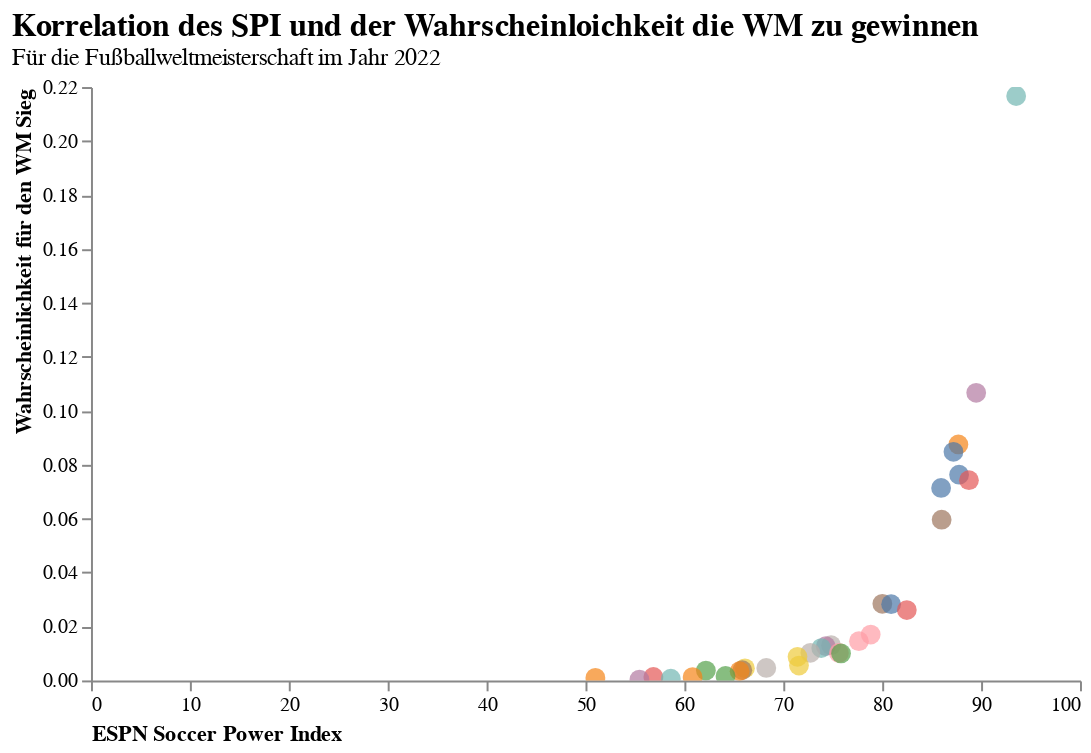

Here is the notebook cell this chart was saved with:
### Code cell
%matplotlib inline
import altair as alt

# Visualize the data
alt.Chart(df).mark_circle(size=100).encode(
    x=alt.X('spi',
            axis=alt.Axis(title='ESPN Soccer Power Index',
                          labelAngle=0,
                          titleAnchor='start',
                          grid=False)),
    y=alt.Y('win_league',
            axis=alt.Axis(title='Wahrscheinlichkeit für den WM Sieg',
                          titleAnchor='end',
                          grid=False)),
    color=alt.Color('team', legend=None),
    tooltip=['team', 'spi', 'win_league']

).properties(
    title={'text':'Korrelation des SPI und der Wahrscheinloichkeit die WM zu gewinnen','subtitle':'Für die Fußballweltmeisterschaft im Jahr 2022'},  
    width=500,
    height=300
).configure_view(
    strokeWidth=0
).configure_title( 
    fontSize=16,
    font='Arial',
    color='black',
    anchor='start'
).interactive()

### Figure 1 — Vega-Lite specification as saved in the notebook (floating-point values rounded to 4 significant figures)
{"config": {"view": {"continuousWidth": 400, "continuousHeight": 300, "strokeWidth": 0}, "title": {"anchor": "start", "color": "black", "font": "Arial", "fontSize": 16}}, "data": {"name": "data-56baa678e382e6af0ea107f7f4af628d"}, "mark": {"type": "circle", "size": 100}, "encoding": {"color": {"field": "team", "legend": null, "type": "nominal"}, "tooltip": [{"field": "team", "type": "nominal"}, {"field": "spi", "type": "quantitative"}, {"field": "win_league", "type": "quantitative"}], "x": {"axis": {"grid": false, "labelAngle": 0, "title": "ESPN Soccer Power Index", "titleAnchor": "start"}, "field": "spi", "type": "quantitative"}, "y": {"axis": {"grid": false, "title": "Wahrscheinlichkeit für den WM Sieg", "titleAnchor": "end"}, "field": "win_league", "type": "quantitative"}}, "height": 300, "selection": {"selector001": {"type": "interval", "bind": "scales", "encodings": ["x", "y"]}}, "title": {"text": "Korrelation des SPI und der Wahrscheinloichkeit die WM zu gewinnen", "subtitle": "Für die Fußballweltmeisterschaft im Jahr 2022"}, "width": 500, "$schema": "https://vega.github.io/schema/vega-lite/v4.17.0.json", "datasets": {"data-56baa678e382e6af0ea107f7f4af628d": [{"forecast_timestamp": "2022-11-16T16:00:55+00:00", "team": "Brazil", "group": "G", "spi": 93.55, "global_o": 3.222, "global_d": 0.2963, "sim_wins": 2.115, "sim_ties": 0.5946, "sim_losses": 0.2907, "sim_goal_diff": 4.463, "goals_scored": 6.302, "goals_against": 1.839, "group_1": 0.7164, "group_2": 0.1941, "group_3": 0.06846, "group_4": 0.02109, "make_round_of_16": 0.9104, "make_quarters": 0.6887, "make_semis": 0.4638, "make_final": 0.3248, "win_league": 0.2167, "timestamp": "2022-12-14T20:56:18+00:00"}, {"forecast_timestamp": "2022-11-16T16:00:55+00:00", "team": "Spain", "group": "E", "spi": 89.51, "global_o": 2.802, "global_d": 0.3863, "sim_wins": 1.763, "sim_ties": 0.6977, "sim_losses": 0.5392, "sim_goal_diff": 2.88, "goals_scored": 5.468, "goals_against": 2.588, "group_1": 0.4684, "group_2": 0.3385, "group_3": 0.1542, "group_4": 0.03896, "make_round_of_16": 0.8069, "make_quarters": 0.5558, "make_semis": 0.3028, "make_final": 0.1886, "win_league": 0.1066, "timestamp": "2022-12-14T20:56:18+00:00"}, {"forecast_timestamp": "2022-11-16T16:00:55+00:00", "team": "France", "group": "D", "spi": 87.71, "global_o": 2.774, "global_d": 0.4792, "sim_wins": 1.784, "sim_ties": 0.735, "sim_losses": 0.4807, "sim_goal_diff": 2.965, "goals_scored": 5.307, "goals_against": 2.342, "group_1": 0.5536, "group_2": 0.2733, "group_3": 0.1233, "group_4": 0.04986, "make_round_of_16": 0.8269, "make_quarters": 0.5405, "make_semis": 0.3313, "make_final": 0.1719, "win_league": 0.0875, "timestamp": "2022-12-14T20:56:18+00:00"}, {"forecast_timestamp": "2022-11-16T16:00:55+00:00", "team": "Argentina", "group": "C", "spi": 87.21, "global_o": 2.628, "global_d": 0.4317, "sim_wins": 1.837, "sim_ties": 0.732, "sim_losses": 0.4313, "sim_goal_diff": 3.169, "goals_scored": 5.335, "goals_against": 2.165, "group_1": 0.5972, "group_2": 0.2427, "group_3": 0.1129, "group_4": 0.0471, "make_round_of_16": 0.8399, "make_quarters": 0.5309, "make_semis": 0.3276, "make_final": 0.1594, "win_league": 0.08476, "timestamp": "2022-12-14T20:56:18+00:00"}, {"forecast_timestamp": "2022-11-16T16:00:55+00:00", "team": "Portugal", "group": "H", "spi": 87.77, "global_o": 2.789, "global_d": 0.4829, "sim_wins": 1.742, "sim_ties": 0.7474, "sim_losses": 0.5105, "sim_goal_diff": 2.808, "goals_scored": 5.189, "goals_against": 2.382, "group_1": 0.5346, "group_2": 0.2763, "group_3": 0.1347, "group_4": 0.05445, "make_round_of_16": 0.8109, "make_quarters": 0.4558, "make_semis": 0.2603, "make_final": 0.1525, "win_league": 0.07629, "timestamp": "2022-12-14T20:56:18+00:00"}, {"forecast_timestamp": "2022-11-16T16:00:55+00:00", "team": "Germany", "group": "E", "spi": 88.77, "global_o": 3.172, "global_d": 0.6192, "sim_wins": 1.66, "sim_ties": 0.6554, "sim_losses": 0.6847, "sim_goal_diff": 2.552, "goals_scored": 5.859, "goals_against": 3.306, "group_1": 0.4033, "group_2": 0.3609, "group_3": 0.1813, "group_4": 0.05448, "make_round_of_16": 0.7642, "make_quarters": 0.4958, "make_semis": 0.2483, "make_final": 0.1439, "win_league": 0.07425, "timestamp": "2022-12-14T20:56:18+00:00"}, {"forecast_timestamp": "2022-11-16T16:00:55+00:00", "team": "England", "group": "B", "spi": 85.96, "global_o": 2.553, "global_d": 0.4599, "sim_wins": 1.713, "sim_ties": 0.7942, "sim_losses": 0.4932, "sim_goal_diff": 2.629, "goals_scored": 4.877, "goals_against": 2.248, "group_1": 0.5544, "group_2": 0.2498, "group_3": 0.1299, "group_4": 0.06588, "make_round_of_16": 0.8043, "make_quarters": 0.5161, "make_semis": 0.29, "make_final": 0.1469, "win_league": 0.07136, "timestamp": "2022-12-14T20:56:18+00:00"}, {"forecast_timestamp": "2022-11-16T16:00:55+00:00", "team": "Netherlands", "group": "A", "spi": 86.01, "global_o": 2.796, "global_d": 0.5897, "sim_wins": 1.732, "sim_ties": 0.7104, "sim_losses": 0.5574, "sim_goal_diff": 2.9, "goals_scored": 5.864, "goals_against": 2.964, "group_1": 0.5322, "group_2": 0.2578, "group_3": 0.1455, "group_4": 0.06442, "make_round_of_16": 0.7901, "make_quarters": 0.4899, "make_semis": 0.2666, "make_final": 0.1191, "win_league": 0.0596, "timestamp": "2022-12-14T20:56:18+00:00"}, {"forecast_timestamp": "2022-11-16T16:00:55+00:00", "team": "Denmark", "group": "D", "spi": 80.02, "global_o": 2.289, "global_d": 0.602, "sim_wins": 1.315, "sim_ties": 0.8394, "sim_losses": 0.8453, "sim_goal_diff": 0.9931, "goals_scored": 4.094, "goals_against": 3.1, "group_1": 0.2906, "group_2": 0.3578, "group_3": 0.2253, "group_4": 0.1263, "make_round_of_16": 0.6483, "make_quarters": 0.3325, "make_semis": 0.1686, "make_final": 0.06883, "win_league": 0.02842, "timestamp": "2022-12-14T20:56:18+00:00"}, {"forecast_timestamp": "2022-11-16T16:00:55+00:00", "team": "Uruguay", "group": "H", "spi": 80.9, "global_o": 2.255, "global_d": 0.5396, "sim_wins": 1.327, "sim_ties": 0.8623, "sim_losses": 0.8108, "sim_goal_diff": 1.067, "goals_scored": 3.966, "goals_against": 2.899, "group_1": 0.2982, "group_2": 0.3546, "group_3": 0.2291, "group_4": 0.1182, "make_round_of_16": 0.6527, "make_quarters": 0.2824, "make_semis": 0.1326, "make_final": 0.06615, "win_league": 0.02828, "timestamp": "2022-12-14T20:56:18+00:00"}, {"forecast_timestamp": "2022-11-16T16:00:55+00:00", "team": "Belgium", "group": "F", "spi": 82.49, "global_o": 2.625, "global_d": 0.6845, "sim_wins": 1.328, "sim_ties": 0.8056, "sim_losses": 0.8664, "sim_goal_diff": 1.04, "goals_scored": 4.715, "goals_against": 3.675, "group_1": 0.3564, "group_2": 0.2676, "group_3": 0.2126, "group_4": 0.1634, "make_round_of_16": 0.624, "make_quarters": 0.2737, "make_semis": 0.1203, "make_final": 0.06141, "win_league": 0.02608, "timestamp": "2022-12-14T20:56:18+00:00"}, {"forecast_timestamp": "2022-11-16T16:00:55+00:00", "team": "Croatia", "group": "F", "spi": 78.84, "global_o": 2.286, "global_d": 0.6552, "sim_wins": 1.157, "sim_ties": 0.85, "sim_losses": 0.9931, "sim_goal_diff": 0.3255, "goals_scored": 4.071, "goals_against": 3.745, "group_1": 0.2755, "group_2": 0.2687, "group_3": 0.2432, "group_4": 0.2126, "make_round_of_16": 0.5442, "make_quarters": 0.2141, "make_semis": 0.08819, "make_final": 0.04219, "win_league": 0.01702, "timestamp": "2022-12-14T20:56:18+00:00"}, {"forecast_timestamp": "2022-11-16T16:00:55+00:00", "team": "Switzerland", "group": "G", "spi": 77.65, "global_o": 2.231, "global_d": 0.6753, "sim_wins": 1.012, "sim_ties": 0.7929, "sim_losses": 1.195, "sim_goal_diff": -0.4922, "goals_scored": 3.613, "goals_against": 4.105, "group_1": 0.1346, "group_2": 0.3441, "group_3": 0.3075, "group_4": 0.2139, "make_round_of_16": 0.4786, "make_quarters": 0.2074, "make_semis": 0.0888, "make_final": 0.03948, "win_league": 0.01455, "timestamp": "2022-12-14T20:56:18+00:00"}, {"forecast_timestamp": "2022-11-16T16:00:55+00:00", "team": "USA", "group": "B", "spi": 74.83, "global_o": 2.114, "global_d": 0.7233, "sim_wins": 1.085, "sim_ties": 0.879, "sim_losses": 1.036, "sim_goal_diff": 0.07698, "goals_scored": 3.585, "goals_against": 3.508, "group_1": 0.2214, "group_2": 0.3081, "group_3": 0.2635, "group_4": 0.2069, "make_round_of_16": 0.5295, "make_quarters": 0.243, "make_semis": 0.1008, "make_final": 0.03517, "win_league": 0.01304, "timestamp": "2022-12-14T20:56:18+00:00"}, {"forecast_timestamp": "2022-11-16T16:00:55+00:00", "team": "Mexico", "group": "C", "spi": 74.3, "global_o": 2.006, "global_d": 0.6721, "sim_wins": 1.109, "sim_ties": 0.8611, "sim_losses": 1.03, "sim_goal_diff": 0.1582, "goals_scored": 3.621, "goals_against": 3.463, "group_1": 0.2072, "group_2": 0.3292, "group_3": 0.273, "group_4": 0.1906, "make_round_of_16": 0.5364, "make_quarters": 0.2221, "make_semis": 0.09943, "make_final": 0.03394, "win_league": 0.01268, "timestamp": "2022-12-14T20:56:18+00:00"}, {"forecast_timestamp": "2022-11-16T16:00:55+00:00", "team": "Senegal", "group": "A", "spi": 73.84, "global_o": 1.946, "global_d": 0.6493, "sim_wins": 1.103, "sim_ties": 0.8466, "sim_losses": 1.05, "sim_goal_diff": 0.1399, "goals_scored": 3.843, "goals_against": 3.703, "group_1": 0.2096, "group_2": 0.3017, "group_3": 0.2936, "group_4": 0.1951, "make_round_of_16": 0.5113, "make_quarters": 0.2315, "make_semis": 0.09563, "make_final": 0.03294, "win_league": 0.01199, "timestamp": "2022-12-14T20:56:18+00:00"}, {"forecast_timestamp": "2022-11-16T16:00:55+00:00", "team": "Ecuador", "group": "A", "spi": 72.74, "global_o": 1.956, "global_d": 0.7029, "sim_wins": 1.061, "sim_ties": 0.8331, "sim_losses": 1.106, "sim_goal_diff": -0.08847, "goals_scored": 3.806, "goals_against": 3.894, "group_1": 0.1901, "group_2": 0.2919, "group_3": 0.3046, "group_4": 0.2133, "make_round_of_16": 0.4821, "make_quarters": 0.2092, "make_semis": 0.08389, "make_final": 0.02817, "win_league": 0.01022, "timestamp": "2022-12-14T20:56:18+00:00"}, {"forecast_timestamp": "2022-11-16T16:00:55+00:00", "team": "Morocco", "group": "F", "spi": 75.62, "global_o": 2.1, "global_d": 0.679, "sim_wins": 1.007, "sim_ties": 0.8613, "sim_losses": 1.131, "sim_goal_diff": -0.2797, "goals_scored": 3.682, "goals_against": 3.962, "group_1": 0.2142, "group_2": 0.2505, "group_3": 0.2693, "group_4": 0.266, "make_round_of_16": 0.4647, "make_quarters": 0.1653, "make_semis": 0.06159, "make_final": 0.02701, "win_league": 0.01021, "timestamp": "2022-12-14T20:56:18+00:00"}, {"forecast_timestamp": "2022-11-16T16:00:55+00:00", "team": "Serbia", "group": "G", "spi": 75.84, "global_o": 2.218, "global_d": 0.7497, "sim_wins": 0.9161, "sim_ties": 0.7786, "sim_losses": 1.305, "sim_goal_diff": -0.9848, "goals_scored": 3.468, "goals_against": 4.453, "group_1": 0.1095, "group_2": 0.3034, "group_3": 0.3336, "group_4": 0.2534, "make_round_of_16": 0.4129, "make_quarters": 0.1659, "make_semis": 0.06658, "make_final": 0.02878, "win_league": 0.01, "timestamp": "2022-12-14T20:56:18+00:00"}, {"forecast_timestamp": "2022-11-16T16:00:55+00:00", "team": "Japan", "group": "E", "spi": 71.44, "global_o": 1.986, "global_d": 0.7807, "sim_wins": 0.9156, "sim_ties": 0.7601, "sim_losses": 1.324, "sim_goal_diff": -1.033, "goals_scored": 3.519, "goals_against": 4.552, "group_1": 0.1108, "group_2": 0.2341, "group_3": 0.4368, "group_4": 0.2183, "make_round_of_16": 0.3449, "make_quarters": 0.1576, "make_semis": 0.05775, "make_final": 0.02465, "win_league": 0.00876, "timestamp": "2022-12-14T20:56:18+00:00"}, {"forecast_timestamp": "2022-11-16T16:00:55+00:00", "team": "Canada", "group": "F", "spi": 71.59, "global_o": 1.947, "global_d": 0.7461, "sim_wins": 0.8221, "sim_ties": 0.8543, "sim_losses": 1.324, "sim_goal_diff": -1.086, "goals_scored": 3.267, "goals_against": 4.354, "group_1": 0.1539, "group_2": 0.2132, "group_3": 0.2749, "group_4": 0.358, "make_round_of_16": 0.3671, "make_quarters": 0.1148, "make_semis": 0.03869, "make_final": 0.01591, "win_league": 0.0055, "timestamp": "2022-12-14T20:56:18+00:00"}, {"forecast_timestamp": "2022-11-16T16:00:55+00:00", "team": "Poland", "group": "C", "spi": 68.28, "global_o": 1.876, "global_d": 0.8328, "sim_wins": 0.8488, "sim_ties": 0.833, "sim_losses": 1.318, "sim_goal_diff": -1.063, "goals_scored": 3.148, "goals_against": 4.211, "group_1": 0.1259, "group_2": 0.2533, "group_3": 0.3197, "group_4": 0.3011, "make_round_of_16": 0.3792, "make_quarters": 0.1294, "make_semis": 0.05029, "make_final": 0.01471, "win_league": 0.00463, "timestamp": "2022-12-14T20:56:18+00:00"}, {"forecast_timestamp": "2022-11-16T16:00:55+00:00", "team": "South Korea", "group": "H", "spi": 66.12, "global_o": 1.734, "global_d": 0.8109, "sim_wins": 0.8265, "sim_ties": 0.8559, "sim_losses": 1.318, "sim_goal_diff": -1.133, "goals_scored": 2.914, "goals_against": 4.047, "group_1": 0.1206, "group_2": 0.2357, "group_3": 0.3515, "group_4": 0.2922, "make_round_of_16": 0.3564, "make_quarters": 0.106, "make_semis": 0.03783, "make_final": 0.01429, "win_league": 0.00449, "timestamp": "2022-12-14T20:56:18+00:00"}, {"forecast_timestamp": "2022-11-16T16:00:55+00:00", "team": "Tunisia", "group": "D", "spi": 65.85, "global_o": 1.633, "global_d": 0.7408, "sim_wins": 0.7326, "sim_ties": 0.8659, "sim_losses": 1.402, "sim_goal_diff": -1.466, "goals_scored": 2.623, "goals_against": 4.089, "group_1": 0.09675, "group_2": 0.2119, "group_3": 0.349, "group_4": 0.3424, "make_round_of_16": 0.3086, "make_quarters": 0.1105, "make_semis": 0.04178, "make_final": 0.01166, "win_league": 0.00382, "timestamp": "2022-12-14T20:56:18+00:00"}, {"forecast_timestamp": "2022-11-16T16:00:55+00:00", "team": "Iran", "group": "B", "spi": 62.17, "global_o": 1.511, "global_d": 0.7856, "sim_wins": 0.7501, "sim_ties": 0.9078, "sim_losses": 1.342, "sim_goal_diff": -1.23, "goals_scored": 2.621, "goals_against": 3.851, "group_1": 0.1152, "group_2": 0.2269, "group_3": 0.3076, "group_4": 0.3503, "make_round_of_16": 0.3421, "make_quarters": 0.1269, "make_semis": 0.04371, "make_final": 0.01241, "win_league": 0.00365, "timestamp": "2022-12-14T20:56:18+00:00"}, {"forecast_timestamp": "2022-11-16T16:00:55+00:00", "team": "Wales", "group": "B", "spi": 65.58, "global_o": 1.713, "global_d": 0.8159, "sim_wins": 0.7236, "sim_ties": 0.8756, "sim_losses": 1.401, "sim_goal_diff": -1.476, "goals_scored": 2.679, "goals_against": 4.154, "group_1": 0.109, "group_2": 0.2152, "group_3": 0.299, "group_4": 0.3769, "make_round_of_16": 0.3241, "make_quarters": 0.1176, "make_semis": 0.03968, "make_final": 0.01153, "win_league": 0.00345, "timestamp": "2022-12-14T20:56:18+00:00"}, {"forecast_timestamp": "2022-11-16T16:00:55+00:00", "team": "Cameroon", "group": "G", "spi": 64.16, "global_o": 1.657, "global_d": 0.8288, "sim_wins": 0.5109, "sim_ties": 0.7256, "sim_losses": 1.763, "sim_goal_diff": -2.986, "goals_scored": 2.306, "goals_against": 5.292, "group_1": 0.03952, "group_2": 0.1585, "group_3": 0.2905, "group_4": 0.5115, "make_round_of_16": 0.198, "make_quarters": 0.05796, "make_semis": 0.01791, "make_final": 0.00597, "win_league": 0.00167, "timestamp": "2022-12-14T20:56:18+00:00"}, {"forecast_timestamp": "2022-11-16T16:00:55+00:00", "team": "Saudi Arabia", "group": "C", "spi": 56.87, "global_o": 1.5, "global_d": 0.9912, "sim_wins": 0.5972, "sim_ties": 0.7902, "sim_losses": 1.613, "sim_goal_diff": -2.264, "goals_scored": 2.553, "goals_against": 4.818, "group_1": 0.06973, "group_2": 0.1748, "group_3": 0.2944, "group_4": 0.4612, "make_round_of_16": 0.2445, "make_quarters": 0.06913, "make_semis": 0.02164, "make_final": 0.00516, "win_league": 0.00132, "timestamp": "2022-12-14T20:56:18+00:00"}, {"forecast_timestamp": "2022-11-16T16:00:55+00:00", "team": "Australia", "group": "D", "spi": 60.83, "global_o": 1.594, "global_d": 0.9111, "sim_wins": 0.5515, "sim_ties": 0.7925, "sim_losses": 1.656, "sim_goal_diff": -2.493, "goals_scored": 2.369, "goals_against": 4.862, "group_1": 0.05911, "group_2": 0.1571, "group_3": 0.3024, "group_4": 0.4814, "make_round_of_16": 0.2162, "make_quarters": 0.065, "make_semis": 0.02062, "make_final": 0.00454, "win_league": 0.00124, "timestamp": "2022-12-14T20:56:18+00:00"}, {"forecast_timestamp": "2022-11-16T16:00:55+00:00", "team": "Qatar", "group": "A", "spi": 51.0, "global_o": 1.571, "global_d": 1.316, "sim_wins": 0.5655, "sim_ties": 0.6868, "sim_losses": 1.748, "sim_goal_diff": -2.951, "goals_scored": 3.119, "goals_against": 6.07, "group_1": 0.06806, "group_2": 0.1485, "group_3": 0.2563, "group_4": 0.5271, "make_round_of_16": 0.2166, "make_quarters": 0.06588, "make_semis": 0.0184, "make_final": 0.00399, "win_league": 0.00096, "timestamp": "2022-12-14T20:56:18+00:00"}, {"forecast_timestamp": "2022-11-16T16:00:55+00:00", "team": "Ghana", "group": "H", "spi": 58.63, "global_o": 1.433, "global_d": 0.8581, "sim_wins": 0.4673, "sim_ties": 0.8088, "sim_losses": 1.724, "sim_goal_diff": -2.741, "goals_scored": 1.999, "goals_against": 4.74, "group_1": 0.04662, "group_2": 0.1334, "group_3": 0.2848, "group_4": 0.5352, "make_round_of_16": 0.18, "make_quarters": 0.03586, "make_semis": 0.00945, "make_final": 0.00284, "win_league": 0.00063, "timestamp": "2022-12-14T20:56:18+00:00"}, {"forecast_timestamp": "2022-11-16T16:00:55+00:00", "team": "Costa Rica", "group": "E", "spi": 55.46, "global_o": 1.398, "global_d": 0.9539, "sim_wins": 0.2985, "sim_ties": 0.6128, "sim_losses": 2.089, "sim_goal_diff": -4.399, "goals_scored": 1.809, "goals_against": 6.207, "group_1": 0.01743, "group_2": 0.06655, "group_3": 0.2277, "group_4": 0.6883, "make_round_of_16": 0.08398, "make_quarters": 0.0229, "make_semis": 0.0051, "make_final": 0.00132, "win_league": 0.00032, "timestamp": "2022-12-14T20:56:18+00:00"}]}}
